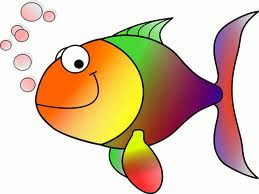
%> input picture Images/HappyFish.jpg, 259 x 194 px
$ octave rgbsplit.m   (GNU Octave 9; MATLAB toolbox functions it lacks are replaced by stand-ins)
%> lines starting %> are read from the running program, lines starting %| are printed output that depends on the picture
clc;clear;close all;

[filename, filepath] = uigetfile({'*.jpg;*.png;*.bmp;*.tif', 'Image Files (*.jpg, *.png, *.bmp, *.tif)'; '*.*', 'All Files (*.*)'}, 'Select an image');
%> the answer given: ../Images/HappyFish.jpg
if isequal(filename, 0)
    fprintf('User canceled the file selection. Exiting.\n');
    return;
end

image = imread(fullfile(filepath, filename));
%> image is the input picture: size 194x259x3 uint8; mean R, G, B 219.3, 196.4, 170.8

figure;
sgtitle('RGB Splitting');

if size(image, 3) == 1
    redComponent = image;

    subplot(1,1,1);
    imshow(redComponent);

    imwrite(redComponent, 'red.png');
    imwrite(redComponent, 'green.png');
    imwrite(redComponent, 'blue.png');
else
    redComponent = image(:,:,1);
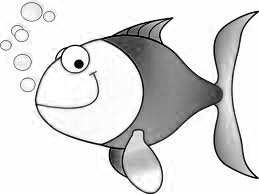
%> redComponent: size 194x259 uint8; min 0, max 255, mean 219.3
    greenComponent = image(:,:,2);
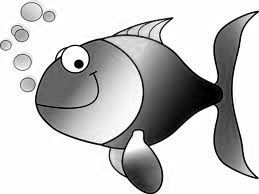
%> greenComponent: size 194x259 uint8; min 0, max 255, mean 196.4
    blueComponent = image(:,:,3);
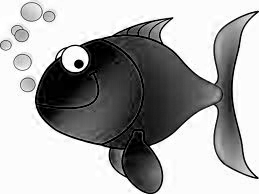
%> blueComponent: size 194x259 uint8; min 0, max 255, mean 170.8

    subplot(2,3,2)
    imshow(image);
    title('Original');

    subplot(2,3,4);
    imshow(redComponent);
    title('Red');

    subplot(2,3,5);
    imshow(greenComponent);
    title('Green');

    subplot(2,3,6);
    imshow(blueComponent);
    title('Blue');

    imwrite(redComponent, 'red.png');
    imwrite(greenComponent, 'green.png');
    imwrite(blueComponent, 'blue.png');
end
